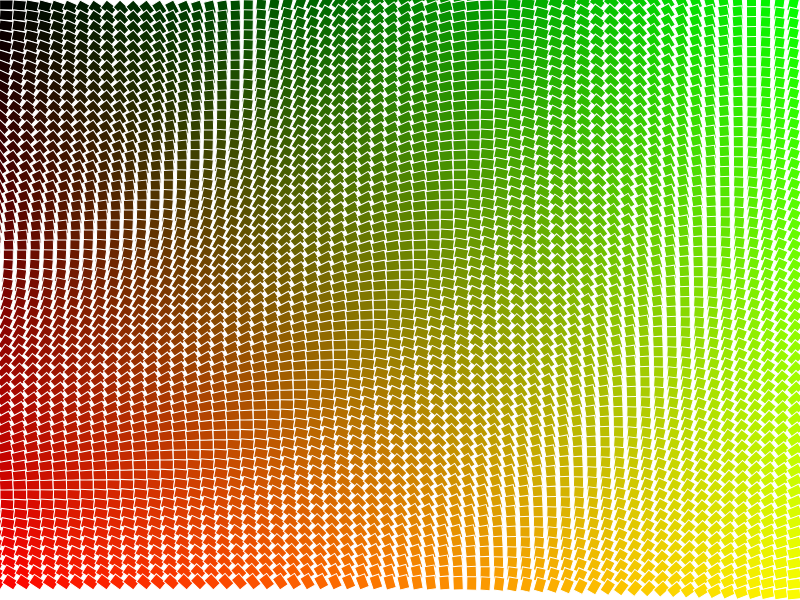
Frame 1 (no input)
Frame 60 (no input): identical to frame 1, image omitted
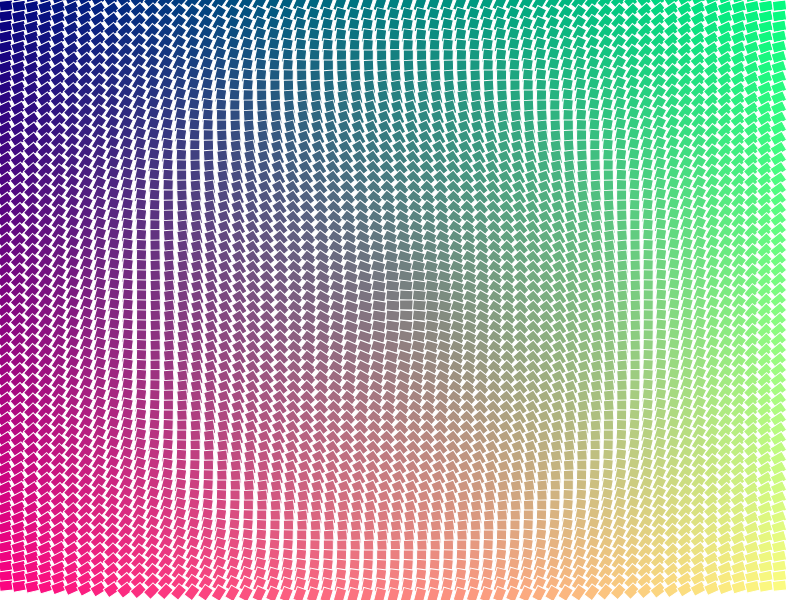
Frame 120 (the mouse pressed at the canvas centre since frame 60)

The p5.js sketch that drew these frames (run headless with seeded random() and noise() and a simulated clock; from frame 60 on, the mouse is pressed at the canvas centre):

// p5.js sketch
// ── sketch.js
/*

    Example Code: Interactive Gradient Array

*/


function setup(){

  createCanvas(800,600);
  stroke(255)

}

function draw(){
  background(255)

  let numCol = 60
  let numRow = 60
  let stepX = width / numCol // height of box 
  let stepY = height / numRow // width of box  

  for (var col = 0; col < numRow; col++){

    for (var row = 0; row < numCol; row++){
    
      fill(col/numCol*255,row/numRow*255,mouseX/width*255)   
      push()
      translate(row*stepX,col*stepY)
      rotate(dist(row*stepX,col*stepY,mouseX,mouseY)/1000*TWO_PI) 
      rect(0,0,stepX,stepY) 
      pop()

    }

  }

}
